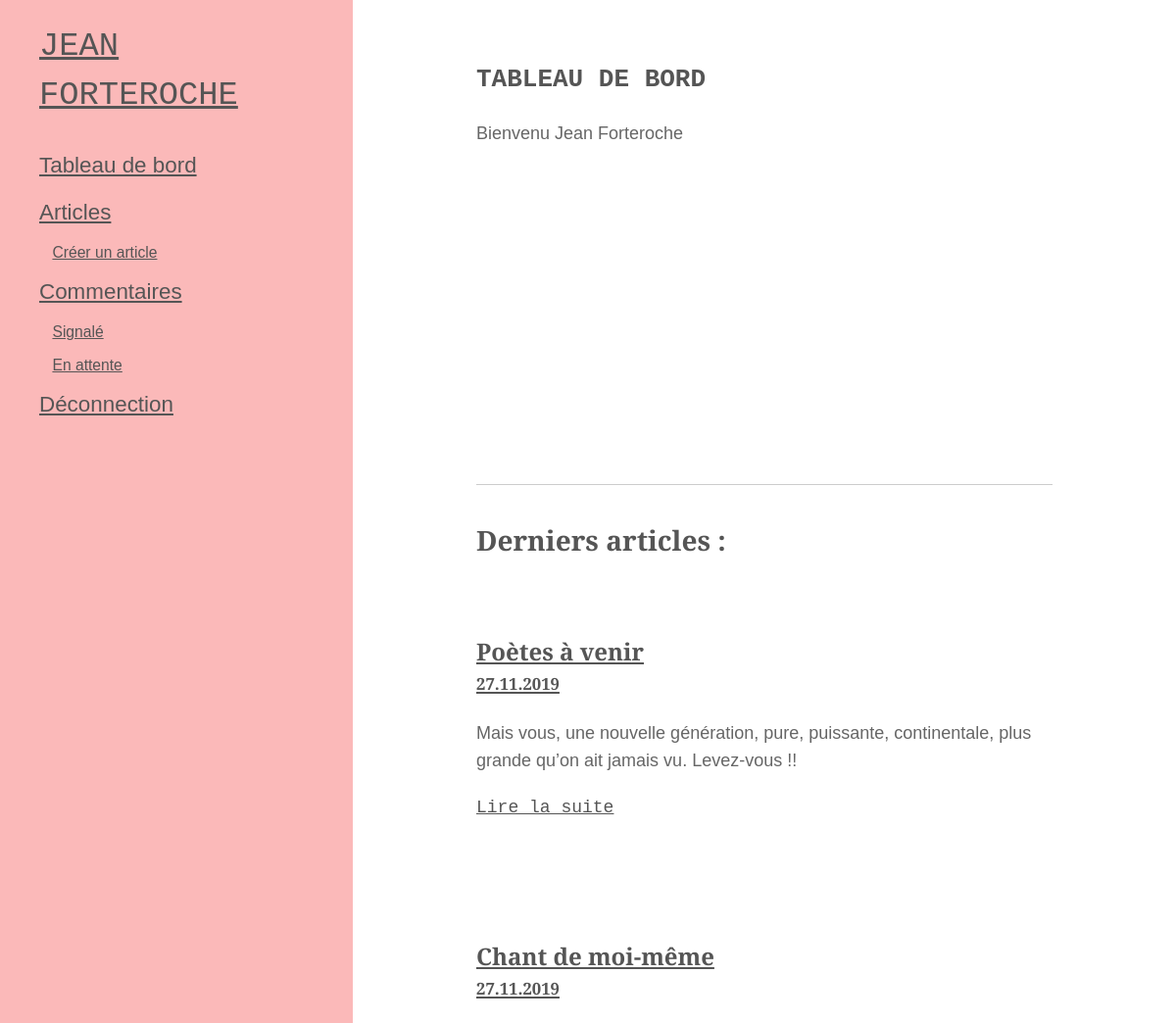
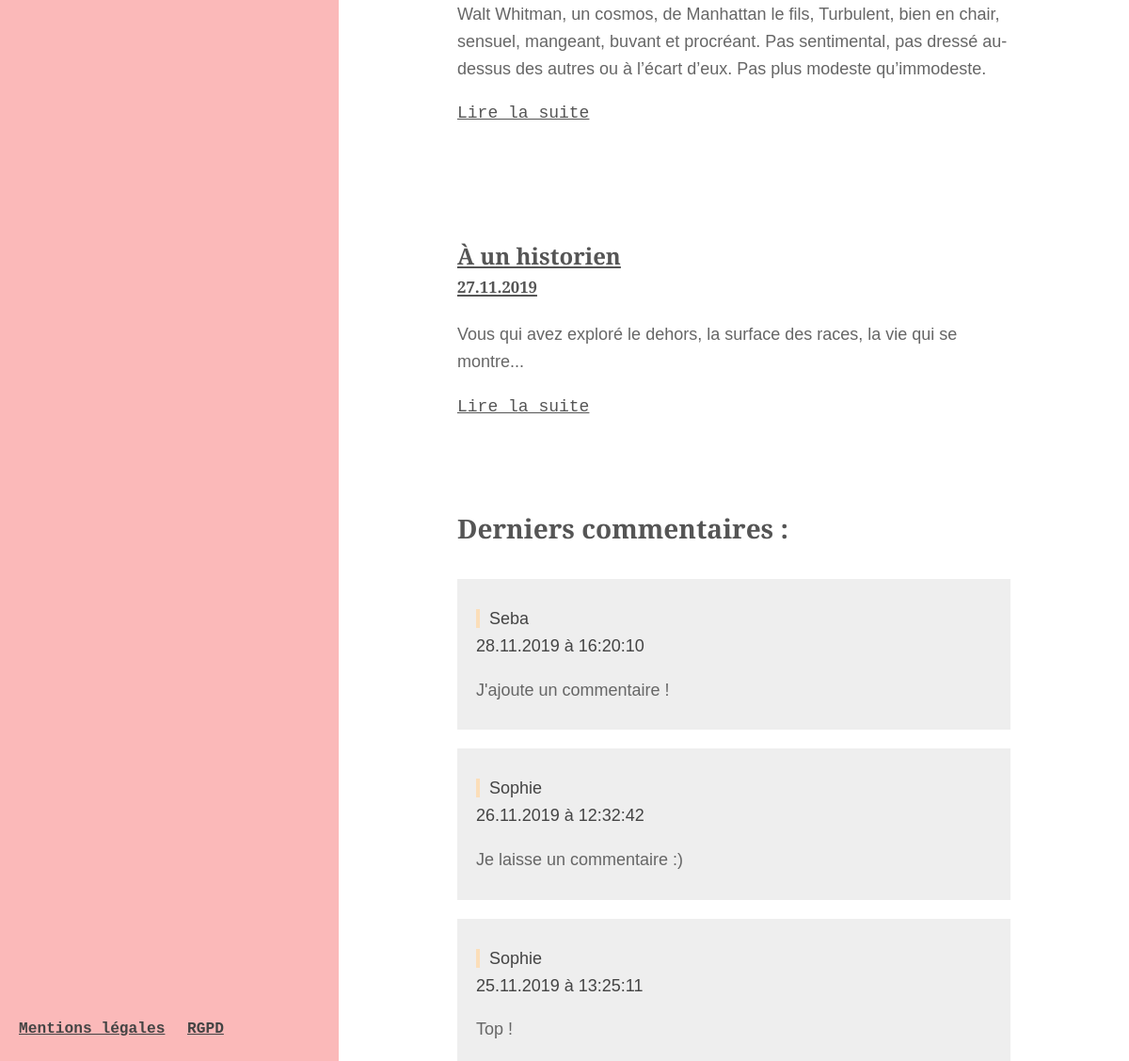
Screenshot of /index.php?action=dashbord (signed in) with the database file from the repository (2 pictures, top to bottom).
### tables this page shows
CREATE TABLE `oc_posts` (
  `id` int(11) NOT NULL,
  `title` varchar(255) NOT NULL,
  `content` text NOT NULL,
  `creation_date` datetime NOT NULL,
  `author` varchar(30) NOT NULL,
  `excerpt` varchar(500) NOT NULL
);

CREATE TABLE `oc_comments` (
  `id` int(11) NOT NULL,
  `post_id` int(11) NOT NULL,
  `author` varchar(255) NOT NULL,
  `comment` text NOT NULL,
  `comment_date` datetime NOT NULL,
  `reporting` tinyint(1) NOT NULL DEFAULT '0',
  `standby` tinyint(1) NOT NULL DEFAULT '1'
);

### controller/UserController.php (called while the page is built, shortened)
<?php
require_once('./model/PostManager.php');
require_once('./model/CommentManager.php');
class UserController {
  public function dashbord()
  {
    $postManager = new PostManager();
    $commentManager = new CommentManager();
    $post = $postManager->getLastPost();
    $comment = $commentManager->getLastComment();
    $indexView = 'view/backend/dashbordView';
    require($indexView . '.php');
  }
}

### model/PostManager.php (called while the page is built, shortened)
<?php
class PostManager extends Manager
{
  public function getLastPost()
  {
    $db = $this->dbConnect();
    $posts = $db->prepare('SELECT id, title, content, excerpt, DATE_FORMAT(creation_date, \'%d.%m.%Y\') AS creation_date_fr FROM oc_posts ORDER BY creation_date DESC LIMIT 0, 3');
    $posts->execute();
    return $posts;
  }
}

### model/CommentManager.php (called while the page is built, shortened)
<?php
class CommentManager extends Manager
{
  public function getLastComment()
  {
    $db = $this->dbConnect();
    $comment = $db->query('SELECT author, comment, DATE_FORMAT(comment_date, \'%d.%m.%Y à %H:%i:%s\') AS comment_date_fr FROM oc_comments WHERE reporting = 0 AND standby = 0 ORDER BY comment_date DESC LIMIT 0, 3');
    return $comment;
  }
}

### view/backend/dashbordView.php (the view, shortened to what this page needs)
<?php include('view/nav_backend.php'); ?>
<main id="dashbord-grid">
  <section id="content-news">
    <header id="header_dashbord">
      <h1>Tableau de bord</h1>
      <p>Bienvenu <?= htmlspecialchars($_SESSION['pseudo']); ?></p>
    </header>
    <h2>Derniers articles : </h2>
    <div id="content_dashbord">
      <?php
      while($data = $post->fetch())
      {
      ?>
          <article class="news">
              <h3><a href="index.php?action=adminPost&amp;id=<?= htmlspecialchars($data['id']) ?>" title="Lire la suite">
                  <?= htmlspecialchars($data['title']); ?><br />
                  <span><?= htmlspecialchars($data['creation_date_fr']); ?></span>
              </a></h3>
              <?= nl2br($data['excerpt']); ?>
              <p><a href="index.php?action=adminPost&amp;id=<?= htmlspecialchars($data['id']) ?>">Lire la suite</a></p>
          </article>
      <?php
      }
      $post->closeCursor(); ?>
      <h2>Derniers commentaires : </h2>
      <?php
      while($data = $comment->fetch()){
          ?>
          <aside class="content-comment">
            <p><span class="meta-content"><?= htmlspecialchars($data['author']); ?><br />
            <?= htmlspecialchars($data['comment_date_fr']); ?></span></p>
            <?= $data['comment']; ?>
          </aside>
          <?php
      }
      $comment->closeCursor(); ?>
    </div>
  </section>
</main>
<?php require('./view/template.php') ?>

### public/css/style.css (style rules this page uses)
*, *:before, *:after { outline: none; box-sizing: inherit; }
html { width: 100vw; height: auto; }
body { margin: 0; padding: 0; width: 100vw; height:auto; color: #444; font-size: 20px; line-height: 30px; scroll-behavior: smooth; overflow:hidden; font-family: 'Nunito Sans', Verdana, sans-serif; display: flex; flex-direction: row; flex-wrap: nowrap; justify-content: flex-start; align-content: stretch; align-items: stretch; }
p, address { font-size:1em;line-height:1.6em;font-weight:400; color:#666; }
a { font-size:1em; line-height:1.6em;font-weight:400; color:#555;text-decoration: underline; }
h2, h3, h4 { font-family: 'Spectral', Georgia, serif; color: #555; }
h1 { font-family: 'Consolas', 'Courier New', monospace; text-transform:uppercase;font-weight:800; color: #555; }
h1, h1 a { font-size: 1.4em; line-height: 1.5em; }
h3 span { font-size : 70%; }
h2 { font-weight:700; font-size: 1.4em; line-height: 2.4em; margin-bottom:0px; }
h3, h3 a { font-weight:700; font-size:1.2em; }
h3, h3 a:hover { text-decoration: none; }
h3 a, .news h3 a { font-weight:700; font-size:1em; line-height: 1em; font-family: 'Spectral', Georgia, serif; color: #555; text-decoration: underline; }
h2 span, h4 span, p span { color:#777; }
h3 span, h3 a span { color:#555; }
main { display: block; }
section { width:80%; margin: 1em auto; }
#layout-post section#content-news, #dashbord-grid > section, #dashbord-grid section#content-news, section#content-comments, section#content, #layout section#content { width: 60%; margin: 1em auto; }
#layout-post header, #dashbord-grid header, #layout header { border-bottom: 1px solid #ccc; padding-bottom: 1em; }
.news { padding: 2em 0; }
.content-comment { margin-top: 1em; margin-bottom: 1em; padding: .5em 1em; background: #eee; }
.news a { font-family: "Courier New", Courier, monospace; font-weight: 500; }
.meta-content:first-child { border-left: 4px solid #fbdeb9; padding-left: 10px; color: #444; }
#dashbord-grid { display: flex; flex-direction: row; flex-wrap: nowrap; justify-content: flex-start; align-content: stretch; align-items: stretch; width: 75%; height: 100vh; overflow-y: scroll; }
#header_dashbord { min-height: 20vh; padding: 1em 0 1em 0; }
@media only screen and (min-width: 960px) and (max-width: 1279px) { h1, h1 a { font-size: 1.3em; } }
@media only screen and (min-width: 960px) and (max-width: 1279px) { p, address { font-size: .9em; } }
@media only screen and (min-width: 960px) and (max-width: 1279px) { #layout-post section#content-news, #dashbord-grid > section, #dashbord-grid section#content-news, section#content-comments, section#content, #layout section#content { width: 70%; } }
@media only screen and (min-width: 960px) and (max-width: 1279px) { #dashbord-grid { width: 70%; } }
@media only screen and (min-width: 960px) and (max-width: 1279px) { #dashbord-grid > section { width: 80%; } }

### rows the page displays
oc_posts: title "Poètes à venir", creation_date_fr "27.11.2019", excerpt "Mais vous, une nouvelle génération, pure, puissante, continentale, plus grande qu’on ait jamais vu. Levez-vous !!"
oc_posts: title "Chant de moi-même", creation_date_fr "27.11.2019", excerpt "Walt Whitman, un cosmos, de Manhattan le fils, Turbulent, bien en chair, sensuel, mangeant, buvant et procréant. Pas sentimental, pas dressé au-dessus des autres ou à l’écart d’eux. Pas plus modeste qu’immodeste."
oc_posts: title "À un historien", creation_date_fr "27.11.2019", excerpt "Vous qui avez exploré le dehors, la surface des races, la vie qui se montre..."
oc_comments: author "Seba", comment_date_fr "28.11.2019 à 16:20:10", comment "J'ajoute un commentaire !"
oc_comments: author "Sophie", comment_date_fr "26.11.2019 à 12:32:42", comment "Je laisse un commentaire :)"
oc_comments: author "Sophie", comment_date_fr "25.11.2019 à 13:25:11", comment "Top !"

### other values shown
$_SESSION['pseudo'] "Jean Forteroche"
